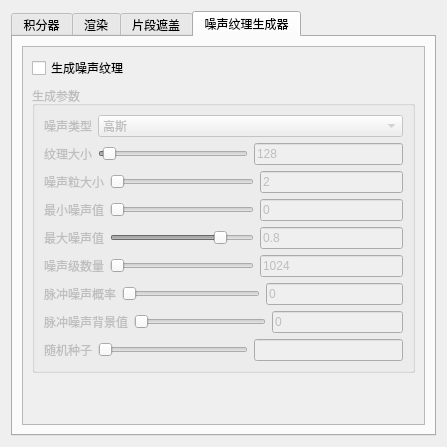
<?xml version="1.0" encoding="UTF-8"?>
<ui version="4.0">
 <class>igwTextureRepresentationWidget</class>
 <widget class="QWidget" name="igwTextureRepresentationWidget">
  <property name="geometry">
   <rect>
    <x>0</x>
    <y>0</y>
    <width>447</width>
    <height>447</height>
   </rect>
  </property>
  <property name="windowTitle">
   <string>Form</string>
  </property>
  <layout class="QGridLayout" name="gridLayout">
   <item row="0" column="0">
    <widget class="QTabWidget" name="tabWidget">
     <property name="tabPosition">
      <enum>QTabWidget::North</enum>
     </property>
     <property name="tabShape">
      <enum>QTabWidget::Rounded</enum>
     </property>
     <property name="currentIndex">
      <number>3</number>
     </property>
     <widget class="QWidget" name="tab_integrator">
      <property name="minimumSize">
       <size>
        <width>421</width>
        <height>0</height>
       </size>
      </property>
      <attribute name="title">
       <string>积分器</string>
      </attribute>
      <layout class="QHBoxLayout" name="horizontalLayout_22">
       <item>
        <widget class="QScrollArea" name="scrollArea_3">
         <property name="sizeAdjustPolicy">
          <enum>QAbstractScrollArea::AdjustIgnored</enum>
         </property>
         <property name="widgetResizable">
          <bool>true</bool>
         </property>
         <widget class="QWidget" name="scrollAreaWidgetContents_3">
          <property name="geometry">
           <rect>
            <x>0</x>
            <y>0</y>
            <width>405</width>
            <height>383</height>
           </rect>
          </property>
          <layout class="QVBoxLayout" name="verticalLayout_6">
           <item>
            <layout class="QHBoxLayout" name="horizontalLayout_3">
             <property name="sizeConstraint">
              <enum>QLayout::SetDefaultConstraint</enum>
             </property>
             <item>
              <widget class="QLabel" name="label_3">
               <property name="sizePolicy">
                <sizepolicy hsizetype="Preferred" vsizetype="Fixed">
                 <horstretch>0</horstretch>
                 <verstretch>0</verstretch>
                </sizepolicy>
               </property>
               <property name="text">
                <string>&lt;html&gt;&lt;head/&gt;&lt;body&gt;&lt;p&gt;矢量&lt;/p&gt;&lt;/body&gt;&lt;/html&gt;</string>
               </property>
              </widget>
             </item>
             <item>
              <widget class="QComboBox" name="vector_comboBox">
               <property name="sizePolicy">
                <sizepolicy hsizetype="Expanding" vsizetype="Fixed">
                 <horstretch>0</horstretch>
                 <verstretch>0</verstretch>
                </sizepolicy>
               </property>
              </widget>
             </item>
            </layout>
           </item>
           <item>
            <layout class="QHBoxLayout" name="horizontalLayout">
             <property name="sizeConstraint">
              <enum>QLayout::SetFixedSize</enum>
             </property>
             <item>
              <widget class="QLabel" name="label">
               <property name="sizePolicy">
                <sizepolicy hsizetype="Preferred" vsizetype="Fixed">
                 <horstretch>0</horstretch>
                 <verstretch>0</verstretch>
                </sizepolicy>
               </property>
               <property name="text">
                <string>&lt;html&gt;&lt;head/&gt;&lt;body&gt;&lt;p&gt;步长&lt;/p&gt;&lt;/body&gt;&lt;/html&gt;</string>
               </property>
              </widget>
             </item>
             <item>
              <widget class="QLineEdit" name="stepSize_Edit">
               <property name="inputMask">
                <string/>
               </property>
              </widget>
             </item>
            </layout>
           </item>
           <item>
            <layout class="QHBoxLayout" name="horizontalLayout_2">
             <item>
              <widget class="QLabel" name="label_2">
               <property name="sizePolicy">
                <sizepolicy hsizetype="Preferred" vsizetype="Fixed">
                 <horstretch>0</horstretch>
                 <verstretch>0</verstretch>
                </sizepolicy>
               </property>
               <property name="text">
                <string>&lt;html&gt;&lt;head/&gt;&lt;body&gt;&lt;p&gt;步数&lt;/p&gt;&lt;/body&gt;&lt;/html&gt;</string>
               </property>
              </widget>
             </item>
             <item>
              <widget class="QLineEdit" name="stepNum_Edit"/>
             </item>
            </layout>
           </item>
           <item>
            <widget class="QCheckBox" name="normalVector_checkBox">
             <property name="text">
              <string>归一化向量</string>
             </property>
             <property name="checked">
              <bool>true</bool>
             </property>
            </widget>
           </item>
           <item>
            <widget class="QCheckBox" name="enhancedLIC_checkBox">
             <property name="text">
              <string>增强LIC</string>
             </property>
             <property name="checked">
              <bool>true</bool>
             </property>
            </widget>
           </item>
           <item>
            <spacer name="verticalSpacer_2">
             <property name="orientation">
              <enum>Qt::Vertical</enum>
             </property>
             <property name="sizeHint" stdset="0">
              <size>
               <width>20</width>
               <height>40</height>
              </size>
             </property>
            </spacer>
           </item>
          </layout>
         </widget>
        </widget>
       </item>
      </layout>
     </widget>
     <widget class="QWidget" name="tab_render">
      <attribute name="title">
       <string>渲染</string>
      </attribute>
      <layout class="QVBoxLayout" name="verticalLayout_5">
       <item>
        <widget class="QScrollArea" name="scrollArea">
         <property name="widgetResizable">
          <bool>true</bool>
         </property>
         <widget class="QWidget" name="scrollAreaWidgetContents">
          <property name="geometry">
           <rect>
            <x>0</x>
            <y>0</y>
            <width>405</width>
            <height>383</height>
           </rect>
          </property>
          <layout class="QVBoxLayout" name="verticalLayout_2">
           <item>
            <layout class="QHBoxLayout" name="horizontalLayout_5">
             <item>
              <widget class="QLabel" name="label_4">
               <property name="sizePolicy">
                <sizepolicy hsizetype="Preferred" vsizetype="Fixed">
                 <horstretch>0</horstretch>
                 <verstretch>0</verstretch>
                </sizepolicy>
               </property>
               <property name="text">
                <string>&lt;html&gt;&lt;head/&gt;&lt;body&gt;&lt;p&gt;颜色模式&lt;/p&gt;&lt;/body&gt;&lt;/html&gt;</string>
               </property>
              </widget>
             </item>
             <item>
              <widget class="QComboBox" name="colorMode_comboBox">
               <property name="sizePolicy">
                <sizepolicy hsizetype="Expanding" vsizetype="Fixed">
                 <horstretch>0</horstretch>
                 <verstretch>0</verstretch>
                </sizepolicy>
               </property>
               <item>
                <property name="text">
                 <string>混合</string>
                </property>
               </item>
               <item>
                <property name="text">
                 <string>映射</string>
                </property>
               </item>
              </widget>
             </item>
            </layout>
           </item>
           <item>
            <layout class="QHBoxLayout" name="horizontalLayout_6">
             <item>
              <widget class="QLabel" name="label_5">
               <property name="sizePolicy">
                <sizepolicy hsizetype="Preferred" vsizetype="Fixed">
                 <horstretch>0</horstretch>
                 <verstretch>0</verstretch>
                </sizepolicy>
               </property>
               <property name="text">
                <string>&lt;html&gt;&lt;head/&gt;&lt;body&gt;&lt;p&gt;增强对比&lt;/p&gt;&lt;/body&gt;&lt;/html&gt;</string>
               </property>
              </widget>
             </item>
             <item>
              <widget class="QComboBox" name="enhanceContrast_comboBox">
               <property name="sizePolicy">
                <sizepolicy hsizetype="Expanding" vsizetype="Fixed">
                 <horstretch>0</horstretch>
                 <verstretch>0</verstretch>
                </sizepolicy>
               </property>
               <item>
                <property name="text">
                 <string>关闭</string>
                </property>
               </item>
               <item>
                <property name="text">
                 <string>LIC</string>
                </property>
               </item>
               <item>
                <property name="text">
                 <string>色彩</string>
                </property>
               </item>
               <item>
                <property name="text">
                 <string>LIC和色彩</string>
                </property>
               </item>
              </widget>
             </item>
            </layout>
           </item>
           <item>
            <layout class="QGridLayout" name="LIC_gridLayout">
             <item row="0" column="0">
              <widget class="QLabel" name="label_6">
               <property name="text">
                <string>&lt;html&gt;&lt;head/&gt;&lt;body&gt;&lt;p&gt;高LIC增强对比&lt;/p&gt;&lt;/body&gt;&lt;/html&gt;</string>
               </property>
              </widget>
             </item>
             <item row="1" column="0">
              <widget class="QLabel" name="label_7">
               <property name="text">
                <string>&lt;html&gt;&lt;head/&gt;&lt;body&gt;&lt;p&gt;低LIC增强对比&lt;/p&gt;&lt;/body&gt;&lt;/html&gt;</string>
               </property>
              </widget>
             </item>
             <item row="1" column="2">
              <widget class="QLineEdit" name="lowLIC_lineEdit">
               <property name="enabled">
                <bool>false</bool>
               </property>
               <property name="text">
                <string>0</string>
               </property>
              </widget>
             </item>
             <item row="1" column="1">
              <widget class="QSlider" name="lowLIC_Slider">
               <property name="enabled">
                <bool>false</bool>
               </property>
               <property name="maximum">
                <number>500</number>
               </property>
               <property name="orientation">
                <enum>Qt::Horizontal</enum>
               </property>
               <property name="invertedAppearance">
                <bool>false</bool>
               </property>
               <property name="invertedControls">
                <bool>false</bool>
               </property>
               <property name="tickPosition">
                <enum>QSlider::NoTicks</enum>
               </property>
              </widget>
             </item>
             <item row="0" column="1">
              <widget class="QSlider" name="highLIC_Slider">
               <property name="enabled">
                <bool>false</bool>
               </property>
               <property name="maximum">
                <number>500</number>
               </property>
               <property name="pageStep">
                <number>10</number>
               </property>
               <property name="orientation">
                <enum>Qt::Horizontal</enum>
               </property>
              </widget>
             </item>
             <item row="0" column="2">
              <widget class="QLineEdit" name="highLIC_lineEdit">
               <property name="enabled">
                <bool>false</bool>
               </property>
               <property name="text">
                <string>0</string>
               </property>
              </widget>
             </item>
            </layout>
           </item>
           <item>
            <layout class="QGridLayout" name="Color_gridLayout">
             <item row="1" column="1">
              <widget class="QSlider" name="lowColor_Slider">
               <property name="enabled">
                <bool>false</bool>
               </property>
               <property name="maximum">
                <number>500</number>
               </property>
               <property name="orientation">
                <enum>Qt::Horizontal</enum>
               </property>
              </widget>
             </item>
             <item row="1" column="2">
              <widget class="QLineEdit" name="lowColor_lineEdit">
               <property name="enabled">
                <bool>false</bool>
               </property>
               <property name="text">
                <string>0</string>
               </property>
               <property name="frame">
                <bool>true</bool>
               </property>
              </widget>
             </item>
             <item row="0" column="2">
              <widget class="QLineEdit" name="highColor_lineEdit">
               <property name="enabled">
                <bool>false</bool>
               </property>
               <property name="text">
                <string>0</string>
               </property>
              </widget>
             </item>
             <item row="1" column="0">
              <widget class="QLabel" name="label_9">
               <property name="text">
                <string>&lt;html&gt;&lt;head/&gt;&lt;body&gt;&lt;p&gt;低色彩增强对比&lt;/p&gt;&lt;/body&gt;&lt;/html&gt;</string>
               </property>
              </widget>
             </item>
             <item row="0" column="1">
              <widget class="QSlider" name="highColor_Slider">
               <property name="enabled">
                <bool>false</bool>
               </property>
               <property name="maximum">
                <number>500</number>
               </property>
               <property name="orientation">
                <enum>Qt::Horizontal</enum>
               </property>
              </widget>
             </item>
             <item row="0" column="0">
              <widget class="QLabel" name="label_8">
               <property name="text">
                <string>&lt;html&gt;&lt;head/&gt;&lt;body&gt;&lt;p&gt;高色彩增强对比&lt;/p&gt;&lt;/body&gt;&lt;/html&gt;</string>
               </property>
              </widget>
             </item>
            </layout>
           </item>
           <item>
            <layout class="QHBoxLayout" name="blendColorMod_Layout">
             <item>
              <widget class="QLabel" name="label_10">
               <property name="text">
                <string>&lt;html&gt;&lt;head/&gt;&lt;body&gt;&lt;p&gt;LIC强度&lt;/p&gt;&lt;/body&gt;&lt;/html&gt;</string>
               </property>
              </widget>
             </item>
             <item>
              <widget class="QSlider" name="LICIntensity_Slider">
               <property name="maximum">
                <number>100</number>
               </property>
               <property name="value">
                <number>80</number>
               </property>
               <property name="tracking">
                <bool>true</bool>
               </property>
               <property name="orientation">
                <enum>Qt::Horizontal</enum>
               </property>
              </widget>
             </item>
             <item>
              <widget class="QLineEdit" name="LICIntensity_lineEdit">
               <property name="text">
                <string>0.8</string>
               </property>
              </widget>
             </item>
            </layout>
           </item>
           <item>
            <layout class="QHBoxLayout" name="mapColorMod_Layout">
             <item>
              <widget class="QLabel" name="label_11">
               <property name="text">
                <string>&lt;html&gt;&lt;head/&gt;&lt;body&gt;&lt;p&gt;映射偏移&lt;/p&gt;&lt;/body&gt;&lt;/html&gt;</string>
               </property>
              </widget>
             </item>
             <item>
              <widget class="QSlider" name="mapOffset_Slider">
               <property name="enabled">
                <bool>false</bool>
               </property>
               <property name="minimum">
                <number>-25</number>
               </property>
               <property name="maximum">
                <number>25</number>
               </property>
               <property name="value">
                <number>0</number>
               </property>
               <property name="orientation">
                <enum>Qt::Horizontal</enum>
               </property>
              </widget>
             </item>
             <item>
              <widget class="QLineEdit" name="mapOffset_lineEdit">
               <property name="enabled">
                <bool>false</bool>
               </property>
               <property name="text">
                <string>0</string>
               </property>
              </widget>
             </item>
            </layout>
           </item>
           <item>
            <layout class="QHBoxLayout" name="horizontalLayout_12">
             <item>
              <widget class="QLabel" name="label_12">
               <property name="text">
                <string>&lt;html&gt;&lt;head/&gt;&lt;body&gt;&lt;p&gt;抗锯齿&lt;/p&gt;&lt;/body&gt;&lt;/html&gt;</string>
               </property>
              </widget>
             </item>
             <item>
              <widget class="QSlider" name="antiAlias_Slider">
               <property name="maximum">
                <number>5</number>
               </property>
               <property name="orientation">
                <enum>Qt::Horizontal</enum>
               </property>
              </widget>
             </item>
             <item>
              <widget class="QLineEdit" name="antiAlias_lineEdit">
               <property name="text">
                <string>0</string>
               </property>
              </widget>
             </item>
            </layout>
           </item>
           <item>
            <spacer name="verticalSpacer_3">
             <property name="orientation">
              <enum>Qt::Vertical</enum>
             </property>
             <property name="sizeHint" stdset="0">
              <size>
               <width>20</width>
               <height>20</height>
              </size>
             </property>
            </spacer>
           </item>
          </layout>
         </widget>
        </widget>
       </item>
      </layout>
     </widget>
     <widget class="QWidget" name="tab_mask">
      <attribute name="title">
       <string>片段遮盖</string>
      </attribute>
      <layout class="QVBoxLayout" name="verticalLayout_4">
       <item>
        <widget class="QScrollArea" name="scrollArea_4">
         <property name="widgetResizable">
          <bool>true</bool>
         </property>
         <widget class="QWidget" name="scrollAreaWidgetContents_4">
          <property name="geometry">
           <rect>
            <x>0</x>
            <y>0</y>
            <width>405</width>
            <height>383</height>
           </rect>
          </property>
          <layout class="QVBoxLayout" name="verticalLayout">
           <item>
            <widget class="QCheckBox" name="maskOnSurface_checkBox">
             <property name="text">
              <string>表面遮盖</string>
             </property>
             <property name="checked">
              <bool>true</bool>
             </property>
            </widget>
           </item>
           <item>
            <layout class="QHBoxLayout" name="horizontalLayout_4">
             <item>
              <widget class="QLabel" name="label_22">
               <property name="text">
                <string>&lt;html&gt;&lt;head/&gt;&lt;body&gt;&lt;p&gt;阈值&lt;/p&gt;&lt;/body&gt;&lt;/html&gt;</string>
               </property>
              </widget>
             </item>
             <item>
              <widget class="QLineEdit" name="maskThreshold_lineEdit">
               <property name="text">
                <string>0</string>
               </property>
              </widget>
             </item>
            </layout>
           </item>
           <item>
            <layout class="QHBoxLayout" name="horizontalLayout_7">
             <item>
              <widget class="QLabel" name="label_23">
               <property name="text">
                <string>&lt;html&gt;&lt;head/&gt;&lt;body&gt;&lt;p&gt;强度&lt;/p&gt;&lt;/body&gt;&lt;/html&gt;</string>
               </property>
              </widget>
             </item>
             <item>
              <widget class="QSlider" name="maskIntensity_Slider">
               <property name="maximum">
                <number>100</number>
               </property>
               <property name="orientation">
                <enum>Qt::Horizontal</enum>
               </property>
              </widget>
             </item>
             <item>
              <widget class="QLineEdit" name="maskIntensity_lineEdit">
               <property name="text">
                <string>0</string>
               </property>
              </widget>
             </item>
            </layout>
           </item>
           <item>
            <spacer name="verticalSpacer">
             <property name="orientation">
              <enum>Qt::Vertical</enum>
             </property>
             <property name="sizeHint" stdset="0">
              <size>
               <width>20</width>
               <height>238</height>
              </size>
             </property>
            </spacer>
           </item>
          </layout>
         </widget>
        </widget>
       </item>
      </layout>
     </widget>
     <widget class="QWidget" name="tab_noise">
      <attribute name="title">
       <string>噪声纹理生成器</string>
      </attribute>
      <layout class="QVBoxLayout" name="verticalLayout_8">
       <item>
        <widget class="QScrollArea" name="scrollArea_2">
         <property name="enabled">
          <bool>true</bool>
         </property>
         <property name="widgetResizable">
          <bool>true</bool>
         </property>
         <widget class="QWidget" name="scrollAreaWidgetContents_2">
          <property name="geometry">
           <rect>
            <x>0</x>
            <y>0</y>
            <width>405</width>
            <height>383</height>
           </rect>
          </property>
          <layout class="QVBoxLayout" name="verticalLayout_7">
           <item>
            <widget class="QCheckBox" name="noiseTexture_checkBox">
             <property name="text">
              <string>生成噪声纹理</string>
             </property>
             <property name="checked">
              <bool>false</bool>
             </property>
            </widget>
           </item>
           <item>
            <widget class="QGroupBox" name="noiseTexture_groupBox">
             <property name="enabled">
              <bool>false</bool>
             </property>
             <property name="title">
              <string>生成参数</string>
             </property>
             <layout class="QVBoxLayout" name="verticalLayout_3">
              <item>
               <layout class="QHBoxLayout" name="horizontalLayout_13">
                <item>
                 <widget class="QLabel" name="label_13">
                  <property name="sizePolicy">
                   <sizepolicy hsizetype="Preferred" vsizetype="Fixed">
                    <horstretch>0</horstretch>
                    <verstretch>0</verstretch>
                   </sizepolicy>
                  </property>
                  <property name="text">
                   <string>&lt;html&gt;&lt;head/&gt;&lt;body&gt;&lt;p&gt; 噪声类型&lt;/p&gt;&lt;/body&gt;&lt;/html&gt;</string>
                  </property>
                 </widget>
                </item>
                <item>
                 <widget class="QComboBox" name="noiseType_comboBox">
                  <property name="sizePolicy">
                   <sizepolicy hsizetype="Expanding" vsizetype="Fixed">
                    <horstretch>0</horstretch>
                    <verstretch>0</verstretch>
                   </sizepolicy>
                  </property>
                  <property name="currentIndex">
                   <number>1</number>
                  </property>
                  <item>
                   <property name="text">
                    <string>均匀</string>
                   </property>
                  </item>
                  <item>
                   <property name="text">
                    <string>高斯</string>
                   </property>
                  </item>
                  <item>
                   <property name="text">
                    <string>柏林</string>
                   </property>
                  </item>
                 </widget>
                </item>
               </layout>
              </item>
              <item>
               <layout class="QHBoxLayout" name="horizontalLayout_14">
                <item>
                 <widget class="QLabel" name="label_14">
                  <property name="sizePolicy">
                   <sizepolicy hsizetype="Preferred" vsizetype="Fixed">
                    <horstretch>0</horstretch>
                    <verstretch>0</verstretch>
                   </sizepolicy>
                  </property>
                  <property name="text">
                   <string>&lt;html&gt;&lt;head/&gt;&lt;body&gt;&lt;p&gt;纹理大小&lt;/p&gt;&lt;/body&gt;&lt;/html&gt;</string>
                  </property>
                 </widget>
                </item>
                <item>
                 <widget class="QSlider" name="noiseTextureSize_Slider">
                  <property name="minimum">
                   <number>2</number>
                  </property>
                  <property name="maximum">
                   <number>4096</number>
                  </property>
                  <property name="value">
                   <number>128</number>
                  </property>
                  <property name="orientation">
                   <enum>Qt::Horizontal</enum>
                  </property>
                 </widget>
                </item>
                <item>
                 <widget class="QLineEdit" name="noiseTextureSize_lineEdit">
                  <property name="text">
                   <string>128</string>
                  </property>
                 </widget>
                </item>
               </layout>
              </item>
              <item>
               <layout class="QHBoxLayout" name="horizontalLayout_15">
                <item>
                 <widget class="QLabel" name="label_15">
                  <property name="text">
                   <string>&lt;html&gt;&lt;head/&gt;&lt;body&gt;&lt;p&gt;噪声粒大小&lt;/p&gt;&lt;/body&gt;&lt;/html&gt;</string>
                  </property>
                 </widget>
                </item>
                <item>
                 <widget class="QSlider" name="noiseGrainSize_Slider">
                  <property name="minimum">
                   <number>1</number>
                  </property>
                  <property name="maximum">
                   <number>4096</number>
                  </property>
                  <property name="pageStep">
                   <number>10</number>
                  </property>
                  <property name="value">
                   <number>2</number>
                  </property>
                  <property name="orientation">
                   <enum>Qt::Horizontal</enum>
                  </property>
                 </widget>
                </item>
                <item>
                 <widget class="QLineEdit" name="noiseGrainSize_lineEdit">
                  <property name="text">
                   <string>2</string>
                  </property>
                 </widget>
                </item>
               </layout>
              </item>
              <item>
               <layout class="QHBoxLayout" name="horizontalLayout_16">
                <item>
                 <widget class="QLabel" name="label_16">
                  <property name="text">
                   <string>&lt;html&gt;&lt;head/&gt;&lt;body&gt;&lt;p&gt;最小噪声值&lt;/p&gt;&lt;/body&gt;&lt;/html&gt;</string>
                  </property>
                 </widget>
                </item>
                <item>
                 <widget class="QSlider" name="minNoiseValue_Slider">
                  <property name="maximum">
                   <number>100</number>
                  </property>
                  <property name="value">
                   <number>0</number>
                  </property>
                  <property name="orientation">
                   <enum>Qt::Horizontal</enum>
                  </property>
                  <property name="invertedAppearance">
                   <bool>false</bool>
                  </property>
                  <property name="invertedControls">
                   <bool>false</bool>
                  </property>
                  <property name="tickPosition">
                   <enum>QSlider::NoTicks</enum>
                  </property>
                 </widget>
                </item>
                <item>
                 <widget class="QLineEdit" name="minNoiseValue_lineEdit">
                  <property name="text">
                   <string>0</string>
                  </property>
                 </widget>
                </item>
               </layout>
              </item>
              <item>
               <layout class="QHBoxLayout" name="horizontalLayout_17">
                <item>
                 <widget class="QLabel" name="label_17">
                  <property name="text">
                   <string>&lt;html&gt;&lt;head/&gt;&lt;body&gt;&lt;p&gt;最大噪声值&lt;/p&gt;&lt;/body&gt;&lt;/html&gt;</string>
                  </property>
                 </widget>
                </item>
                <item>
                 <spacer name="horizontalSpacer_16">
                  <property name="orientation">
                   <enum>Qt::Horizontal</enum>
                  </property>
                  <property name="sizeType">
                   <enum>QSizePolicy::Fixed</enum>
                  </property>
                  <property name="sizeHint" stdset="0">
                   <size>
                    <width>0</width>
                    <height>19</height>
                   </size>
                  </property>
                 </spacer>
                </item>
                <item>
                 <widget class="QSlider" name="maxNoiseValue_Slider">
                  <property name="maximum">
                   <number>100</number>
                  </property>
                  <property name="value">
                   <number>80</number>
                  </property>
                  <property name="orientation">
                   <enum>Qt::Horizontal</enum>
                  </property>
                 </widget>
                </item>
                <item>
                 <widget class="QLineEdit" name="maxNoiseValue_lineEdit">
                  <property name="text">
                   <string>0.8</string>
                  </property>
                 </widget>
                </item>
               </layout>
              </item>
              <item>
               <layout class="QHBoxLayout" name="horizontalLayout_18">
                <item>
                 <widget class="QLabel" name="label_18">
                  <property name="text">
                   <string>&lt;html&gt;&lt;head/&gt;&lt;body&gt;&lt;p&gt;噪声级数量&lt;/p&gt;&lt;/body&gt;&lt;/html&gt;</string>
                  </property>
                 </widget>
                </item>
                <item>
                 <spacer name="horizontalSpacer_17">
                  <property name="orientation">
                   <enum>Qt::Horizontal</enum>
                  </property>
                  <property name="sizeType">
                   <enum>QSizePolicy::Fixed</enum>
                  </property>
                  <property name="sizeHint" stdset="0">
                   <size>
                    <width>0</width>
                    <height>19</height>
                   </size>
                  </property>
                 </spacer>
                </item>
                <item>
                 <widget class="QSlider" name="numOfNoiseLevel_Slider">
                  <property name="minimum">
                   <number>2</number>
                  </property>
                  <property name="maximum">
                   <number>1024</number>
                  </property>
                  <property name="orientation">
                   <enum>Qt::Horizontal</enum>
                  </property>
                 </widget>
                </item>
                <item>
                 <widget class="QLineEdit" name="numOfNoiseLevel_lineEdit">
                  <property name="text">
                   <string>1024</string>
                  </property>
                 </widget>
                </item>
               </layout>
              </item>
              <item>
               <layout class="QHBoxLayout" name="horizontalLayout_19">
                <item>
                 <widget class="QLabel" name="label_19">
                  <property name="text">
                   <string>&lt;html&gt;&lt;head/&gt;&lt;body&gt;&lt;p&gt;脉冲噪声概率&lt;/p&gt;&lt;/body&gt;&lt;/html&gt;</string>
                  </property>
                 </widget>
                </item>
                <item>
                 <widget class="QSlider" name="impulseNoiseProbability_Slider">
                  <property name="maximum">
                   <number>100</number>
                  </property>
                  <property name="orientation">
                   <enum>Qt::Horizontal</enum>
                  </property>
                 </widget>
                </item>
                <item>
                 <widget class="QLineEdit" name="impulseNoiseProbability_lineEdit">
                  <property name="text">
                   <string>0</string>
                  </property>
                 </widget>
                </item>
               </layout>
              </item>
              <item>
               <layout class="QHBoxLayout" name="horizontalLayout_20">
                <item>
                 <widget class="QLabel" name="label_20">
                  <property name="text">
                   <string>&lt;html&gt;&lt;head/&gt;&lt;body&gt;&lt;p&gt;脉冲噪声背景值&lt;/p&gt;&lt;/body&gt;&lt;/html&gt;</string>
                  </property>
                 </widget>
                </item>
                <item>
                 <widget class="QSlider" name="impulseNoiseBackgroundValue_Slider">
                  <property name="minimum">
                   <number>0</number>
                  </property>
                  <property name="maximum">
                   <number>100</number>
                  </property>
                  <property name="value">
                   <number>0</number>
                  </property>
                  <property name="orientation">
                   <enum>Qt::Horizontal</enum>
                  </property>
                 </widget>
                </item>
                <item>
                 <widget class="QLineEdit" name="impulseNoiseBackgroundValue_lineEdit">
                  <property name="text">
                   <string>0</string>
                  </property>
                 </widget>
                </item>
               </layout>
              </item>
              <item>
               <layout class="QHBoxLayout" name="horizontalLayout_21">
                <item>
                 <widget class="QLabel" name="label_21">
                  <property name="text">
                   <string>&lt;html&gt;&lt;head/&gt;&lt;body&gt;&lt;p&gt;随机种子&lt;/p&gt;&lt;/body&gt;&lt;/html&gt;</string>
                  </property>
                 </widget>
                </item>
                <item>
                 <widget class="QSlider" name="random_Slider">
                  <property name="maximum">
                   <number>1073741823</number>
                  </property>
                  <property name="orientation">
                   <enum>Qt::Horizontal</enum>
                  </property>
                 </widget>
                </item>
                <item>
                 <widget class="QLineEdit" name="random_lineEdit"/>
                </item>
               </layout>
              </item>
             </layout>
            </widget>
           </item>
           <item>
            <spacer name="verticalSpacer_4">
             <property name="orientation">
              <enum>Qt::Vertical</enum>
             </property>
             <property name="sizeHint" stdset="0">
              <size>
               <width>20</width>
               <height>40</height>
              </size>
             </property>
            </spacer>
           </item>
          </layout>
         </widget>
        </widget>
       </item>
      </layout>
     </widget>
    </widget>
   </item>
  </layout>
 </widget>
 <tabstops>
  <tabstop>tabWidget</tabstop>
  <tabstop>scrollArea</tabstop>
  <tabstop>colorMode_comboBox</tabstop>
  <tabstop>enhanceContrast_comboBox</tabstop>
  <tabstop>highLIC_Slider</tabstop>
  <tabstop>highLIC_lineEdit</tabstop>
  <tabstop>lowLIC_lineEdit</tabstop>
  <tabstop>lowLIC_Slider</tabstop>
  <tabstop>highColor_Slider</tabstop>
  <tabstop>highColor_lineEdit</tabstop>
  <tabstop>lowColor_Slider</tabstop>
  <tabstop>lowColor_lineEdit</tabstop>
  <tabstop>LICIntensity_Slider</tabstop>
  <tabstop>LICIntensity_lineEdit</tabstop>
  <tabstop>mapOffset_Slider</tabstop>
  <tabstop>mapOffset_lineEdit</tabstop>
  <tabstop>antiAlias_Slider</tabstop>
  <tabstop>enhancedLIC_checkBox</tabstop>
  <tabstop>stepSize_Edit</tabstop>
  <tabstop>normalVector_checkBox</tabstop>
  <tabstop>vector_comboBox</tabstop>
  <tabstop>antiAlias_lineEdit</tabstop>
  <tabstop>stepNum_Edit</tabstop>
 </tabstops>
 <resources/>
 <connections/>
</ui>
